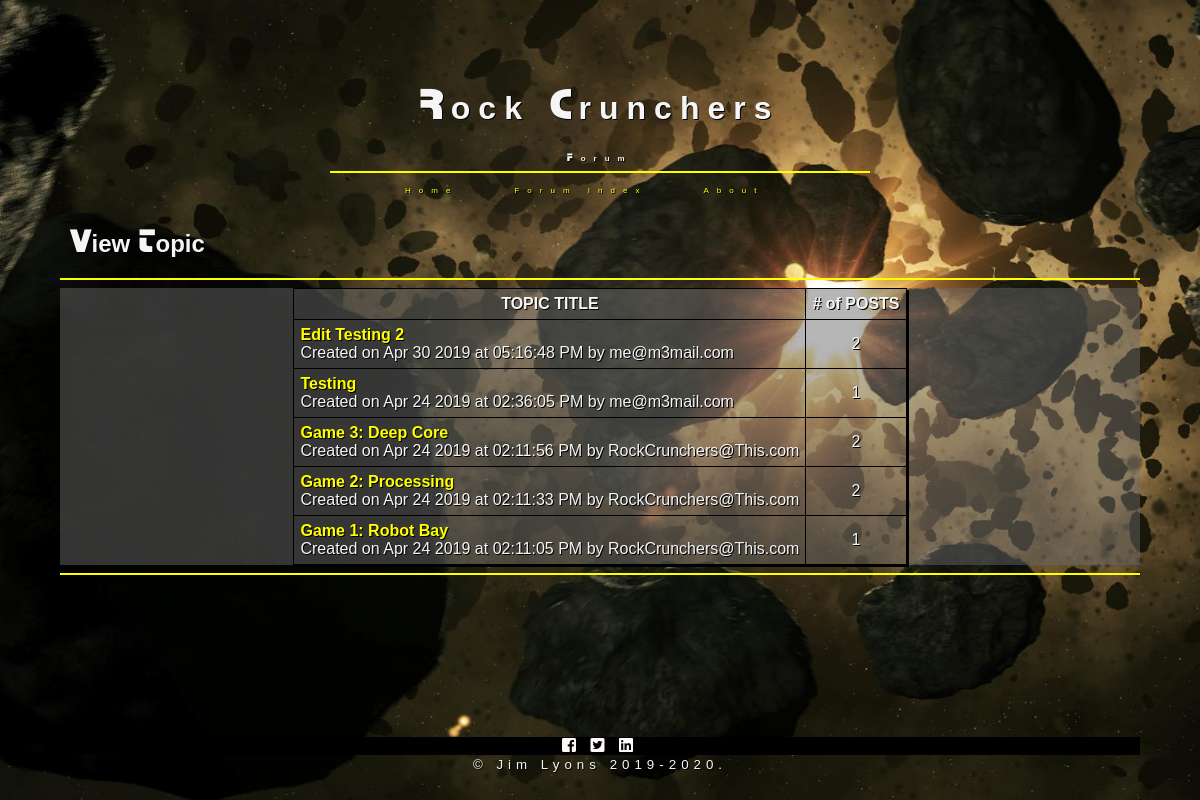
Screenshot of /RockCruncherForum/forumTopicList.php with the database file from the repository.
### tables this page shows
CREATE TABLE `topics` (
  `topic_id` int(11) NOT NULL,
  `title` varchar(100) DEFAULT NULL,
  `date_posted` datetime DEFAULT NULL,
  `owner` varchar(150) DEFAULT NULL
);

### RockCruncherForum/forumTopicList.php (the view, shortened to what this page needs)
<?php
include 'connect.php';
$get_topics_sql = "SELECT topic_id, title, DATE_FORMAT(date_posted,  '%b %e %Y at %r') as fmt_topic_create_time, owner FROM topics ORDER BY date_posted DESC";
$get_topics_res = mysqli_query($mysqli, $get_topics_sql) or die(mysqli_error($mysqli));
if (mysqli_num_rows($get_topics_res) < 1) {
	$display_block = "<p><em>No topics exist.</em></p>";
} else {
    $display_block = <<<END_OF_TEXT
    <table style="border: 1px solid black; border-collapse: collapse;">
    <tr>
    <th>TOPIC TITLE</th>
    <th># of POSTS</th>
    </tr>
END_OF_TEXT;
	while ($topic_info = mysqli_fetch_array($get_topics_res)) {
		$topic_id = $topic_info['topic_id'];
		$topic_title = stripslashes($topic_info['title']);
		$topic_create_time = $topic_info['fmt_topic_create_time'];
		$topic_owner = stripslashes($topic_info['owner']);
		$get_num_posts_sql = "SELECT COUNT(post_id) AS post_count FROM posts WHERE topic_id = '".$topic_id."'";
		$get_num_posts_res = mysqli_query($mysqli, $get_num_posts_sql) or die(mysqli_error($mysqli));
		while ($posts_info = mysqli_fetch_array($get_num_posts_res)) {
			$num_posts = $posts_info['post_count'];
		}
		$display_block .= <<<END_OF_TEXT
		<tr>
		<td><a href="forumShowTopic.php?topic_id=$topic_id"><strong>$topic_title</strong></a><br/>
		Created on $topic_create_time by $topic_owner</td>
		<td class="num_posts_col">$num_posts</td>
		</tr>
END_OF_TEXT;
	}
	$display_block .= "</table>";
}
?>
<!DOCTYPE html>
<html>
<head>
    <link rel="stylesheet" href="css/final.css" />
    <link rel="stylesheet" href="https://use.fontawesome.com/releases/v5.4.2/css/all.css">
</head>
<body>
<header id="navigation" class="col-12 col-m-12">
<nav class="col-6 col-m-6">
        <h1>Rock Crunchers</h1>
		<h3>Forum</h3>
        <hr/>
		<ul>
        <li><a href=https://lisabalbach.com/lyons41/CIT190/FinalProject/landing.html>Home</a></li>
        <li><a href="forumIndex.html">Forum Index</a></li>
        <li><a href="https://lisabalbach.com/lyons41/CIT190/FinalProject/about.html">About</a></li>
        </ul>
   </nav>
</header>
<h2>View Topic</h2>
<hr/>
<section class="col-12 col-m-12">
<?php echo $display_block; ?>
</section>
<hr/>
<footer class="col-12 col-m-12">
    <div class=icons>
        <a href="https://www.facebook.com/CIT.NMC/?ref=bookmarks"><i class="fab fa-facebook-square"></i></a>
        <a href="https://twitter.com/NMC_CIT"><i class="fab fa-twitter-square"></i></a>
        <a href="https://twitter.com/NMC_CIT"><i class="fab fa-linkedin"></i></a>
    </div>
    <small>&copy; Jim Lyons 2019-2020.</small>
</footer>
</body>
</html>

### RockCruncherForum/css/final.css (style rules this page uses)
* { box-sizing:border-box; }
@media only screen and (min-width: 600px) { .col-m-6 { width: 50%; } }
@media only screen and (min-width: 600px) { .col-m-12 { width: 100%; } }
@media only screen and (min-width: 768px) { .col-6 { width: 50%; } }
@media only screen and (min-width: 768px) { .col-12 { width: 100%; } }
@media only screen and (min-width: 768px) { body { max-width:1200px; background-image: url("../media/rocks.jpg"); background-attachment: fixed; background-repeat:no-repeat; background-size:cover; } }
nav { margin-left:25%; margin-right:10%; margin-top:0%; font-size: 0.5em; letter-spacing: 1em; display:inline-table; }
nav ul li { display:inline-table; margin-left:5%; font-family: Orbitron, Impact, Haettenschweiler, 'Arial Narrow Bold', sans-serif; }
nav ul li a { display: block; padding: 5px 10px; text-decoration: none; transition-duration: 2s; }
a:link { color:yellow; text-decoration:none; }
body { background-image: url("../media/rocks.jpg"); background-attachment: fixed; background-repeat:no-repeat; margin:5%; font-family: Industrial, Impact, Haettenschweiler, 'Arial Narrow Bold', sans-serif; size:2em; color:whitesmoke; text-shadow:1px 1px black; }
section { background-color: rgba(105, 105, 105, 0.486); display: flex; flex-wrap: nowrap; flex-direction:row; font-family: Orbitron, Impact, Haettenschweiler, 'Arial Narrow Bold', sans-serif; }
div { flex: 1; }
h1 { color:whitesmoke; font-size: 4em; text-shadow: 1px 1px black; text-align: center; }
h2 { color:whitesmoke; text-shadow: 1px 1px black; background-image: url("../media/caution.jpg"); background-repeat:no-repeat; padding-left:10px; border-radius:10px; }
h3 { color:whitesmoke; font-size: 1em; text-shadow: 1px 1px black; text-align: center; font-family: Industrial, Impact, Haettenschweiler, 'Arial Narrow Bold', sans-serif; }
hr { border: 1px solid yellow; }
footer { color:black; background-image: url("../media/caution.jpg"); background-repeat:repeat; text-align:center; letter-spacing:5px; font-family: orbitron, Impact, Haettenschweiler, 'Arial Narrow Bold', sans-serif; color:whitesmoke; width:100%; margin-left:0%; margin-top:15%; border-radius: 15px; }
.icons { background-color:black; }
.icons a { display:inline; text-align:center; padding:12px,0; transition: all 01s ease; color:snow; }
table { border: 1px solid dimgray; border-collapse: collapse; margin-left:auto; margin-right:auto; box-shadow: 2px 2px black; }
th { border: 1px solid black; padding: 6px; font-weight: bold; background-image: url("../media/caution.jpg"); }
td { border: 1px solid black; padding: 6px; }
.num_posts_col { text-align: center; }

### rows the page displays
topics: title "Edit Testing 2", topic_create_time "Apr 30 2019 at 05:16:48 PM", owner "me@m3mail.com", num_posts "2"
topics: title "Testing", topic_create_time "Apr 24 2019 at 02:36:05 PM", owner "me@m3mail.com", num_posts "1"
topics: title "Game 3: Deep Core", topic_create_time "Apr 24 2019 at 02:11:56 PM", owner "RockCrunchers@This.com", num_posts "2"
topics: title "Game 2: Processing", topic_create_time "Apr 24 2019 at 02:11:33 PM", owner "RockCrunchers@This.com", num_posts "2"
topics: title "Game 1: Robot Bay", topic_create_time "Apr 24 2019 at 02:11:05 PM", owner "RockCrunchers@This.com", num_posts "1"
